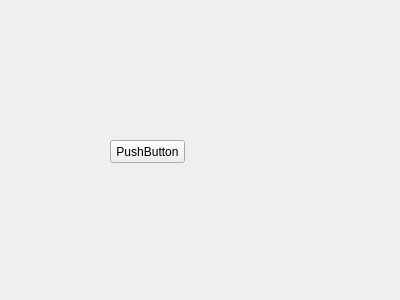
<?xml version="1.0" encoding="UTF-8"?>
<ui version="4.0">
 <class>BtnDialog</class>
 <widget class="QWidget" name="BtnDialog">
  <property name="geometry">
   <rect>
    <x>0</x>
    <y>0</y>
    <width>400</width>
    <height>300</height>
   </rect>
  </property>
  <property name="windowTitle">
   <string>BtnDialog</string>
  </property>
  <widget class="QPushButton" name="btn">
   <property name="geometry">
    <rect>
     <x>110</x>
     <y>140</y>
     <width>75</width>
     <height>23</height>
    </rect>
   </property>
   <property name="text">
    <string>PushButton</string>
   </property>
  </widget>
 </widget>
 <layoutdefault spacing="6" margin="11"/>
 <resources/>
 <connections/>
</ui>
